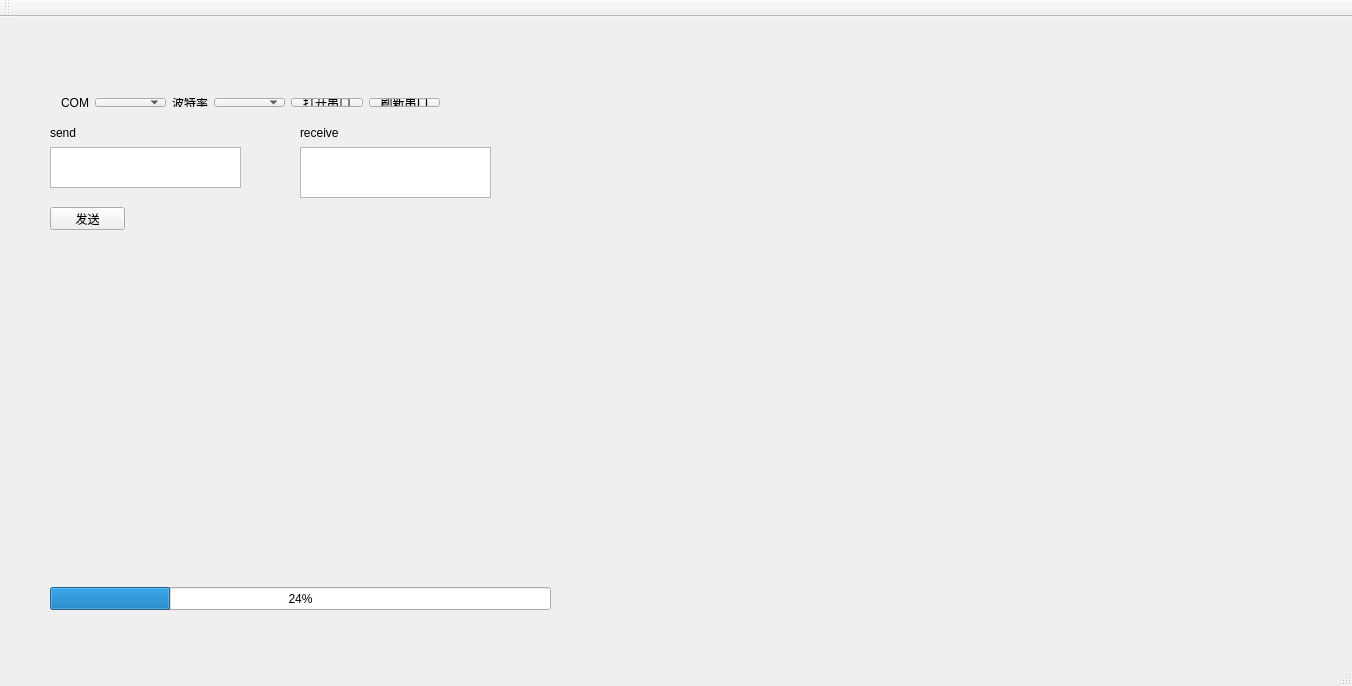
<?xml version="1.0" encoding="UTF-8"?>
<ui version="4.0">
 <class>MainWindow</class>
 <widget class="QMainWindow" name="MainWindow">
  <property name="geometry">
   <rect>
    <x>0</x>
    <y>0</y>
    <width>1352</width>
    <height>686</height>
   </rect>
  </property>
  <property name="windowTitle">
   <string>MainWindow</string>
  </property>
  <widget class="QWidget" name="centralWidget">
   <widget class="QWidget" name="horizontalLayoutWidget">
    <property name="geometry">
     <rect>
      <x>50</x>
      <y>70</y>
      <width>401</width>
      <height>31</height>
     </rect>
    </property>
    <layout class="QHBoxLayout" name="horizontalLayout">
     <item>
      <widget class="QLabel" name="label_2">
       <property name="text">
        <string>COM</string>
       </property>
       <property name="alignment">
        <set>Qt::AlignCenter</set>
       </property>
      </widget>
     </item>
     <item>
      <widget class="QComboBox" name="comboBox"/>
     </item>
     <item>
      <widget class="QLabel" name="label">
       <property name="text">
        <string>波特率</string>
       </property>
       <property name="alignment">
        <set>Qt::AlignCenter</set>
       </property>
      </widget>
     </item>
     <item>
      <widget class="QComboBox" name="comboBox_2"/>
     </item>
     <item>
      <widget class="QPushButton" name="btn_open">
       <property name="text">
        <string>打开串口</string>
       </property>
      </widget>
     </item>
     <item>
      <widget class="QPushButton" name="btn_refresh">
       <property name="text">
        <string>刷新串口</string>
       </property>
      </widget>
     </item>
    </layout>
   </widget>
   <widget class="QTextEdit" name="edit_send">
    <property name="geometry">
     <rect>
      <x>50</x>
      <y>130</y>
      <width>191</width>
      <height>41</height>
     </rect>
    </property>
   </widget>
   <widget class="QTextEdit" name="edit_receive">
    <property name="geometry">
     <rect>
      <x>300</x>
      <y>130</y>
      <width>191</width>
      <height>51</height>
     </rect>
    </property>
   </widget>
   <widget class="QLabel" name="label_3">
    <property name="geometry">
     <rect>
      <x>50</x>
      <y>110</y>
      <width>54</width>
      <height>12</height>
     </rect>
    </property>
    <property name="text">
     <string>send</string>
    </property>
   </widget>
   <widget class="QLabel" name="label_4">
    <property name="geometry">
     <rect>
      <x>300</x>
      <y>110</y>
      <width>54</width>
      <height>12</height>
     </rect>
    </property>
    <property name="text">
     <string>receive</string>
    </property>
   </widget>
   <widget class="QPushButton" name="btn_send">
    <property name="geometry">
     <rect>
      <x>50</x>
      <y>190</y>
      <width>75</width>
      <height>23</height>
     </rect>
    </property>
    <property name="text">
     <string>发送</string>
    </property>
   </widget>
   <widget class="QChartView" name="chartwidget" native="true">
    <property name="geometry">
     <rect>
      <x>50</x>
      <y>220</y>
      <width>471</width>
      <height>341</height>
     </rect>
    </property>
   </widget>
   <widget class="QProgressBar" name="progressBar">
    <property name="geometry">
     <rect>
      <x>50</x>
      <y>570</y>
      <width>501</width>
      <height>23</height>
     </rect>
    </property>
    <property name="value">
     <number>24</number>
    </property>
   </widget>
   <widget class="QWidget" name="gridLayoutWidget">
    <property name="geometry">
     <rect>
      <x>620</x>
      <y>370</y>
      <width>261</width>
      <height>211</height>
     </rect>
    </property>
    <layout class="QGridLayout" name="gridLayout"/>
   </widget>
   <widget class="QLabel" name="test_status">
    <property name="geometry">
     <rect>
      <x>60</x>
      <y>550</y>
      <width>151</width>
      <height>16</height>
     </rect>
    </property>
    <property name="text">
     <string/>
    </property>
   </widget>
  </widget>
  <widget class="QMenuBar" name="menuBar">
   <property name="geometry">
    <rect>
     <x>0</x>
     <y>0</y>
     <width>1352</width>
     <height>23</height>
    </rect>
   </property>
  </widget>
  <widget class="QToolBar" name="mainToolBar">
   <attribute name="toolBarArea">
    <enum>TopToolBarArea</enum>
   </attribute>
   <attribute name="toolBarBreak">
    <bool>false</bool>
   </attribute>
  </widget>
  <widget class="QStatusBar" name="statusBar"/>
 </widget>
 <layoutdefault spacing="6" margin="11"/>
 <customwidgets>
  <customwidget>
   <class>QChartView</class>
   <extends>QWidget</extends>
   <header location="global">QChartView</header>
   <container>1</container>
  </customwidget>
 </customwidgets>
 <resources/>
 <connections/>
</ui>
